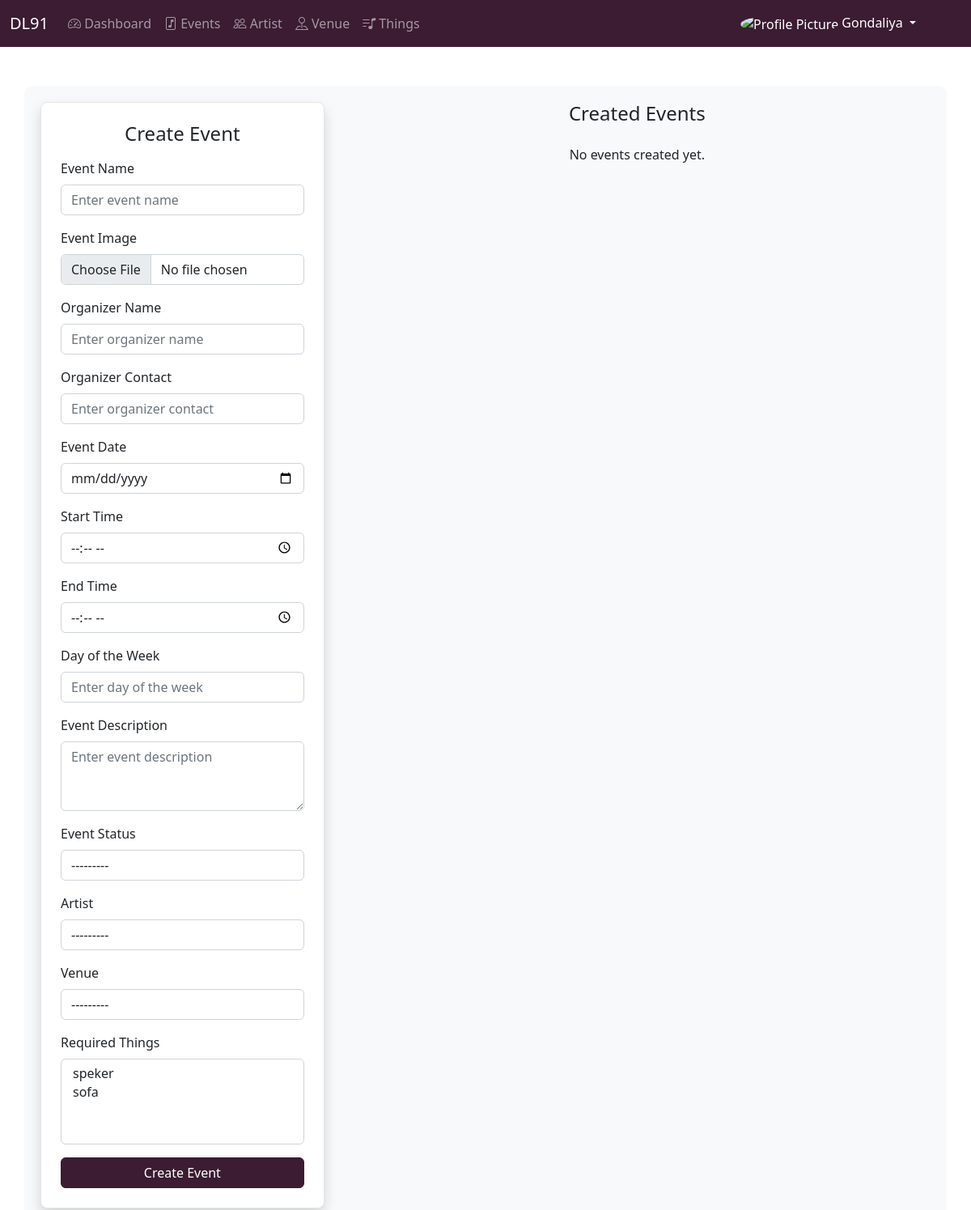
/events/ (signed in), run on an earlier commit of the app's database.
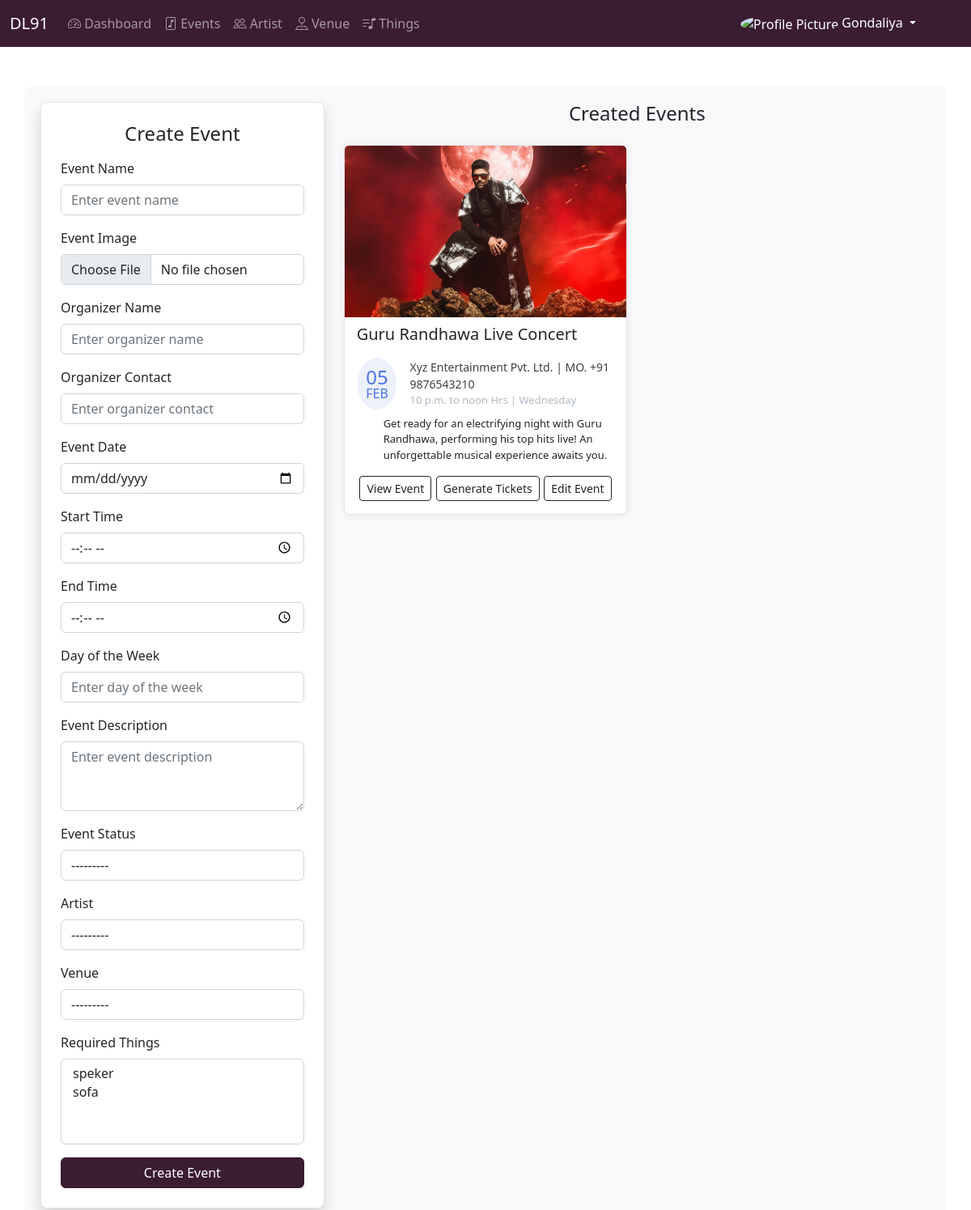
And on a later commit of the database.
### apps/events/models.py (models this page shows)
class Event(BaseClass):
    EVENT_STATUS_CHOICES = [
        ('Upcoming', 'Upcoming'),
        ('Ongoing', 'Ongoing'),
        ('Completed', 'Completed'),
        ('Cancelled', 'Cancelled'),
    ]
    manager = models.ForeignKey(Manager, on_delete=models.CASCADE)
    event_name = models.CharField(max_length=255)
    event_image = models.ImageField(upload_to='event_images/', null=True, blank=True)  # Event Image
    event_organizer_name = models.CharField(max_length=255)  # Organizer Name
    event_organizer_contact = models.CharField(max_length=20)  # Organizer Contact
    event_date = models.DateField()  # Event Date
    event_start_time = models.TimeField()
    event_end_time = models.TimeField()
    event_day_of_week = models.CharField(max_length=20)  # Day of the week
    event_description = models.TextField()  # Event Description
    event_status = models.CharField(max_length=20, choices=EVENT_STATUS_CHOICES)  # Event Status
    artist = models.ForeignKey(Artist, on_delete=models.CASCADE)  # Artist Name
    venue = models.ForeignKey(Venue, on_delete=models.CASCADE)  # Venue Name
    required_thing = models.ManyToManyField(RequiredThing)  # Things Required for the event
    def __str__(self):
        return f"{self.event_name} - {self.artist} on {self.event_date} | {self.event_start_time} - {self.event_end_time}"

### apps/dashboard/views.py (the view)
# urls.py: path('events/', DashboardViews.events, name='events'),
    @login_required
    def events(request):
        manager_id_ = request.session.get('manager_id')  # Get the manager_id from the session
        if not manager_id_:
            messages.error(request, 'Manager not found in session. Please log in again.')
            return redirect('login')  # Redirect to the login page if no manager_id
        events = Event.objects.filter(manager_id=manager_id_)  # Fetch events for the manager
        if request.method == "POST":
            form = EventForm(request.POST, request.FILES)
            if form.is_valid():
                event = form.save(commit=False)
                event.manager_id = manager_id_  # Assign the manager_id to the event
                event.save()
                messages.success(request, 'Event created successfully!')
                return redirect('events')  # Redirect to refresh the page
            else:
                print(form.errors)  # Log form errors for debugging
                messages.error(request, 'Error creating event. Please try again.')
                return redirect('events')
        else:
            form = EventForm()
        print(events)
        context = {'form': form, 'events': events, 'manager_id': manager_id_}
        return render(request, 'dashboard/events.html', context)

### apps/artist/models.py (called while the page is built)
    def __str__(self):
        return self.stage_name

### apps/dashboard/views.py (called while the page is built)
def login_required(view_func):
    @wraps(view_func)
    def wrapper(request, *args, **kwargs):
        if 'manager_id' in request.session:
            return view_func(request, *args, **kwargs)
        else:
            messages.error(request, 'You are not logged in. Please log in to access the dashboard.')
            return redirect('login')
    return wrapper

### apps/managers/models.py (called while the page is built)
    def __str__(self):
        return self.name

    def __str__(self):
        return f"{self.name}"

### apps/dashboard/templates/dashboard/events.html (shortened to what this page needs)
{% extends 'dashboard/base.html' %}
{% load static %}
{% block body %}
<div class="container mt-5 event-container">
  <div class="row">
    <div class="col-md-4">
      <div class="card p-4 shadow">
        <h4 class="text-center mb-3">Create Event</h4>
        <form action="{% url 'events' %}" method="post" enctype="multipart/form-data">
          <div class="mb-3">
            <label class="form-label">Event Name</label>
            {{ form.event_name }}
          </div>
          <div class="mb-3">
            <label class="form-label">Event Image</label>
            {{ form.event_image }}
          </div>
          <div class="mb-3">
            <label class="form-label">Organizer Name</label>
            {{ form.event_organizer_name }}
          </div>
          <div class="mb-3">
            <label class="form-label">Organizer Contact</label>
            {{ form.event_organizer_contact }}
          </div>
          <div class="mb-3">
            <label class="form-label">Event Date</label>
            {{ form.event_date }}
          </div>
          <div class="mb-3">
            <label class="form-label">Start Time</label>
            {{ form.event_start_time }}
          </div>
          <div class="mb-3">
            <label class="form-label">End Time</label>
            {{ form.event_end_time }}
          </div>
          <div class="mb-3">
            <label class="form-label">Day of the Week</label>
            {{ form.event_day_of_week }}
          </div>
          <div class="mb-3">
            <label class="form-label">Event Description</label>
            {{ form.event_description }}
          </div>
          <div class="mb-3">
            <label class="form-label">Event Status</label>
            {{ form.event_status }}
          </div>
          <div class="mb-3">
            <label class="form-label">Artist</label>
            {{ form.artist }}
          </div>
          <div class="mb-3">
            <label class="form-label">Venue</label>
            {{ form.venue }}
          </div>
          <div class="mb-3">
            <label class="form-label">Required Things</label>
            {{ form.required_thing }}
          </div>
          <button type="submit" class="btn btn-primary w-100">Create Event</button>
        </form>
      </div>
    </div>
    <div class="col-md-8">
      <h4 class="text-center mb-4">Created Events</h4>
      <div class="row">
        {% for event in events %}
        <div class="col-lg-6">
          <div class="card card-margin">
            <img src="{{ event.event_image.url }}" class="card-img-top" alt="{{ event.event_name }}">
            <div class="card-header no-border">
              <h5 class="card-title">{{event.event_name}}</h5>
            </div>
            <div class="card-body pt-0">
              <div class="widget-49">
                <div class="widget-49-title-wrapper">
                  <div class="widget-49-date-primary">
                    <span class="widget-49-date-day">{{ event.event_date|date:"d"}}</span>
                    <span class="widget-49-date-month">{{event.event_date|date:"M"}}</span>
                  </div>
                  <div class="widget-49-meeting-info">
                    <span class="widget-49-pro-title">{{event.event_organizer_name|title}} | MO.
                      {{event.event_organizer_contact}}</span>
                    <span class="widget-49-meeting-time">{{event.event_start_time}} to {{event.event_end_time}} Hrs |
                      {{event.event_day_of_week}}</span>
                  </div>
                </div>
                <ol class="widget-49-meeting-points">
                  <span class="widget-49-meeting-time">{{event.event_description|truncatewords:20 }} </span>
                </ol>
                <div class="d-flex justify-content-around">
                  <a href="#" class="btn btn-sm btn-flash-border-primary border border-dark">View Event</a>
                  <a href="#" class="btn btn-sm btn-flash-border-primary border border-dark" data-bs-toggle="modal"
                    data-bs-target="#ticketModal">
                    Generate Tickets
                  </a>
                  <a href="#" class="btn btn-sm btn-flash-border-primary border border-dark">Edit Event</a>
                </div>
              </div>
            </div>
          </div>
        </div>
        {% empty %}
        <p class="text-center">No events created yet.</p>
        {% endfor %}
      </div>
    </div>
  </div>
</div>
{% endblock %}

### apps/dashboard/templates/dashboard/base.html (shortened to what this page needs)
{% load static %}
<!DOCTYPE html>
<html lang="en">
<head>
    <link
      rel="stylesheet"
      href="https://cdn.jsdelivr.net/npm/bootstrap-icons@1.11.3/font/bootstrap-icons.min.css"
    />
    <link
      href="{% static 'dashboard/css/bootstrap.min.css' %}"
      rel="stylesheet"
    />
</head>
<body>
    <nav class="navbar navbar-expand-lg navbar-dark DL91_BG">
      <div class="container-fluid">
        <a class="navbar-brand" href="#">DL91</a>
        <div class="collapse navbar-collapse" id="navbarText">
          <ul class="navbar-nav me-auto mb-2 mb-lg-0">
            <li class="nav-item">
              <a class="nav-link" href="{% url 'dashboard' %}"><i class="bi bi-speedometer2"></i> Dashboard</a>
            </li>
            <li class="nav-item">
              <a class="nav-link" href="{% url 'events' %}"><i class="bi bi-file-music"></i> Events</a>
            </li>
            <li class="nav-item">
              <a class="nav-link" href="{% url 'artists' %}"><i class="bi bi-people"></i> Artist</a>
            </li>
            <li class="nav-item">
              <a class="nav-link" href="{% url 'venues_view' %}"><i class="bi bi-pin-map"></i> Venue</a>
            </li>
            <li class="nav-item">
              <a class="nav-link" href="{% url 'things_view' %}"><i class="bi bi-music-note-list"></i> Things</a>
            </li>
          </ul>
          <ul class="navbar-nav ml-auto">
            <li class="nav-item dropdown me-5">
              <a
                class="nav-link dropdown-toggle text-white"
                href="#"
                role="button"
                data-bs-toggle="dropdown"
                aria-expanded="false"
              >
                <img src="https://img.freepik.com/free-psd/portrait-man-teenager-isolated_23-2151745771.jpg" alt="Profile Picture" class="rounded-circle" width="30" height="30" />
                {{request.session.manager_name|title}}
              </a>
            </li>
          </ul>
        </div>
      </div>
    </nav>
    {% block body %}
    {% endblock %}
</body>
</html>

### apps/dashboard/templates/dashboard/events.html (style rules this page uses)
.event-container { background-color: #f8f9fa; padding: 20px; border-radius: 10px; }
.card-margin { margin-bottom: 1.875rem; }
.card { border: 0; box-shadow: 0px 0px 10px 0px rgba(82, 63, 105, 0.1); -webkit-box-shadow: 0px 0px 10px 0px rgba(82, 63, 105, 0.1); -moz-box-shadow: 0px 0px 10px 0px rgba(82, 63, 105, 0.1); -ms-box-shadow: 0px 0px 10px 0px rgba(82, 63, 105, 0.1); }
.card { position: relative; display: flex; flex-direction: column; min-width: 0; word-wrap: break-word; background-color: #ffffff; background-clip: border-box; border: 1px solid #e6e4e9; border-radius: 8px; }
.card .card-header.no-border { border: 0; }
.card .card-header { background: none; padding: 0 0.9375rem; font-weight: 500; display: flex; align-items: center; min-height: 50px; }
.widget-49 .widget-49-title-wrapper { display: flex; align-items: center; }
.widget-49 .widget-49-title-wrapper .widget-49-date-primary { display: flex; align-items: center; justify-content: center; flex-direction: column; background-color: #edf1fc; width: 4rem; height: 4rem; border-radius: 50%; }
.widget-49 .widget-49-title-wrapper .widget-49-date-primary .widget-49-date-day { color: #4e73e5; font-weight: 500; font-size: 1.5rem; line-height: 1; }
.widget-49 .widget-49-title-wrapper .widget-49-date-primary .widget-49-date-month { color: #4e73e5; line-height: 1; font-size: 1rem; text-transform: uppercase; }
.widget-49 .widget-49-title-wrapper .widget-49-meeting-info { display: flex; flex-direction: column; margin-left: 1rem; }
.widget-49 .widget-49-title-wrapper .widget-49-meeting-info .widget-49-pro-title { color: #3c4142; font-size: 14px; }
.widget-49 .widget-49-title-wrapper .widget-49-meeting-info .widget-49-meeting-time { color: #B1BAC5; font-size: 13px; }
.widget-49 .widget-49-meeting-points { font-weight: 400; font-size: 13px; margin-top: .5rem; }

### apps/dashboard/templates/dashboard/base.html (style rules this page uses)
:root { --black: #1a1a1d; --white: #ffffff; --darkWine: #3b1c32; --lightWine: #6a1e55; --skyWine: #a64d79; }
.DL91_BG { background-color: var(--darkWine); color: var(--white); }

What changed in the data, as far as the page shows it:
added Event: event_image (picture), event_name "Guru Randhawa Live Concert", event_date "05", event_date "FEB", event_organizer_name "Xyz Entertainment Pvt. Ltd.", event_organizer_contact "+91 9876543210", event_start_time "10 p.m.", event_end_time "noon", event_day_of_week "Wednesday", event_description "Get ready for an electrifying night with Guru Randhawa, performing his top hits live! An unforgettable musical experience awaits you."
Also different on the page:
text no longer shown: "No events created yet."
